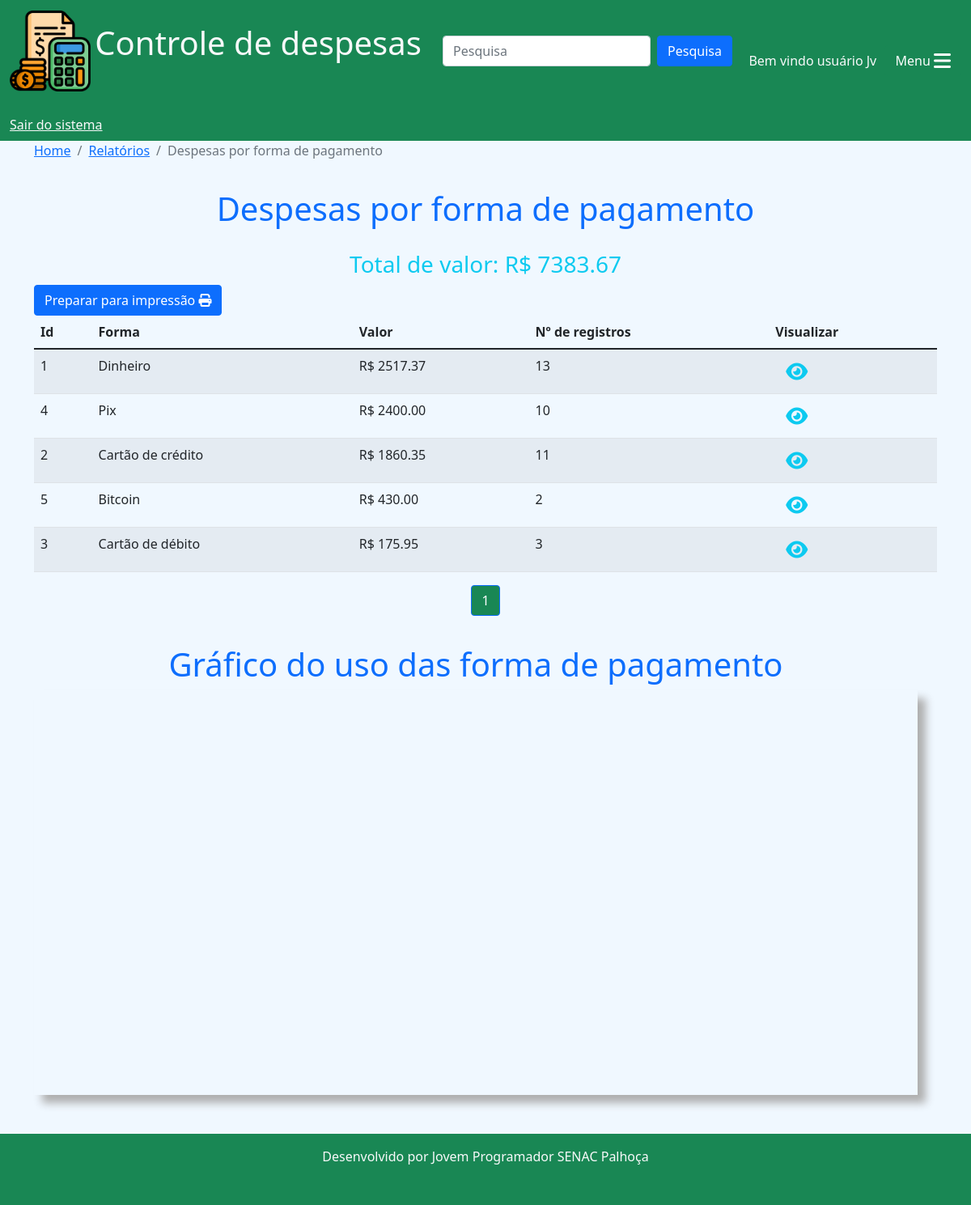
/relatorios/despesas_por_fpag/ (signed in), run on an earlier commit of the app's database.
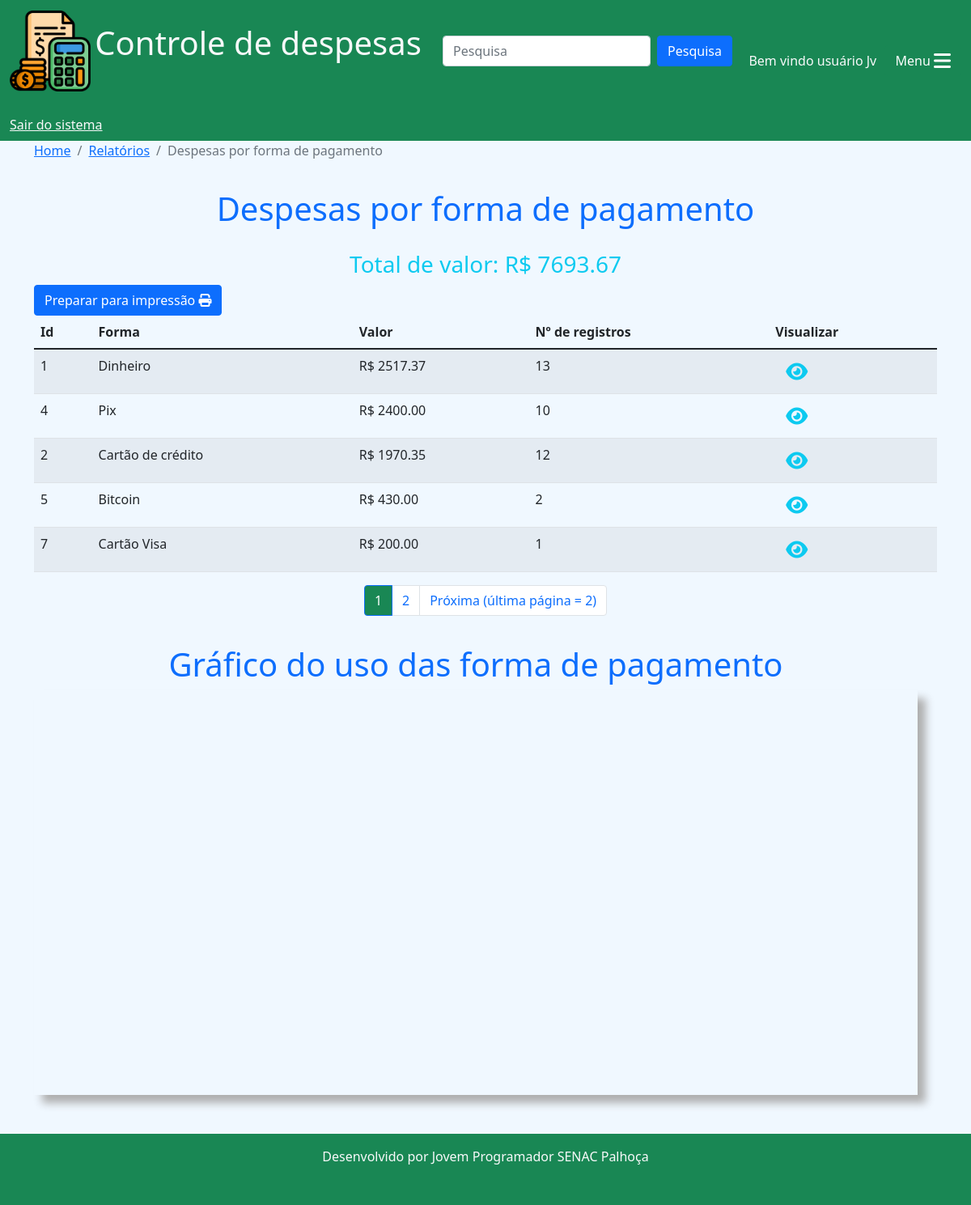
And on a later commit of the database.
### cadastros/models.py (models this page shows, shortened)
class FormaPagamento(models.Model):
    forma = models.CharField(max_length=30)
    padrao = models.BooleanField(default=False)
    usuario = models.ForeignKey(User, on_delete=models.CASCADE, blank=True, null=True)
    ativo = models.BooleanField(default=True)
    class Meta:
        verbose_name = 'Forma de pagamento'
        verbose_name_plural = 'Formas de Pagamento'

### relatorios/views.py (the view)
# urls.py: path('despesas_por_fpag/', views.despesas_por_fpag, name='despesas_por_fpag'),
@login_required(login_url='login')
def despesas_por_fpag(request):
    user = request.user
    despesas = Despesa.objects.all().filter(
        usuario=user
    ).values('fpag__forma', 'fpag').annotate(total=Sum('valor'), count=Count('fpag')).order_by('-total')
    if len(despesas) == 0:
        messages.add_message(request, messages.WARNING, 'Não existem registros para esse usuário')
        return redirect('home')
    total = despesas.aggregate(Sum('total'))
    total = f"{total['total__sum']:.2f}"
    for d in despesas:
        d['tot'] = round(d['total'])
        d['total'] = f'{d["total"]:.2f}'
    des = Despesa.objects.all().filter(
        usuario=user
    ).values('fpag__forma', 'fpag').annotate(total=Sum('valor'), count=Count('fpag')).order_by('-total')
    for d in des:
        d['tot'] = round(d['total'])
    paginator = Paginator(despesas, 5)
    page = request.GET.get('p')
    despesas = paginator.get_page(page)
    return render(request, 'despesas_por_fpag.html', {'despesas':despesas, 'des':des, 'total':total})

### relatorios/templates/despesas_por_fpag.html (shortened to what this page needs)
{% extends 'base.html'%}
{% block 'conteudo'%}
<nav aria-label="breadcrumb">
  <ol class="breadcrumb">
    <li class="breadcrumb-item"><a href="{% url 'home'%}">Home</a></li>
    <li class="breadcrumb-item"><a href="{% url 'relatorios'%}">Relatórios</a></li>
    <li class="breadcrumb-item active" aria-current="page">Despesas por forma de pagamento</li>
  </ol>
</nav>
<h1 style="padding-top: 20px;" class="text-center text-primary">Despesas por forma de pagamento</h1>
<h3 style="padding-top: 20px;" class="text-center text-info">Total de valor: R$ {{total}}</h3>
<a href="{% url 'despesas_por_fpag_print'%}" class="btn btn-primary" target="_blank">Preparar para impressão <i class="fa-solid fa-print"></i></a>
<div class="row">
  <div class="col-12">
    <table class="table table-striped table-hover">
      <thead>
        <tr>
          <th scope="col">Id</th>
          <th scope="col">Forma</th>
          <th scope="col">Valor</th>
          <th scope="col">Nº de registros</th>
          <th scope="col">Visualizar</th>
        </tr>
      </thead>
      <tbody>
        {% for c in despesas%}
        <tr>
            <td>{{c.fpag}}</td>
            <td>{{c.fpag__forma}}</td>
            <td>R$ {{c.total}}</td>
            <td>{{c.count}}</td>
            <td><a href="{% url 'ver_despesas_fpag' c.fpag%}" class="btn" title='Ver despesas'><i class="fa-solid fa-eye text-info fa-xl"></i></a></td>
        </tr>
        {%endfor%}
      </tbody>
    </table>
</div>
<nav aria-label="Page navigation example">
  <ul class="pagination justify-content-center">
    {%for pagina in despesas.paginator.page_range%}
    {%if despesas.number == pagina%}
      <li class="page-item active"><a class="page-link bg-success" href="?p={{pagina}}">{{pagina}}</a></li>
    {% elif despesas.number > pagina|add:'-3'  and despesas.number < pagina|add:'3'%}
      <li class="page-item"><a class="page-link" href="?p={{pagina}}">{{pagina}}</a></li>
    {%endif%}
    {%endfor%}
    {%if despesas.has_next%}
    <li class="page-item">
      <a class="page-link" href="?p={{despesas.next_page_number}}">Próxima (última página = {{despesas.paginator.num_pages}})</a>
    </li>
    {%endif%}
  </ul>
</nav>
    <div class="row">
      <h1 style="padding-top: 20px;" class="text-center text-primary">Gráfico do uso das forma de pagamento</h1>
      <div class="col-12">
        <div id="piechart_3d" style="width: 100%; height: 500px;"></div>
      </div>
    </div>
</div>
{% endblock %}

What changed in the data, as far as the page shows it:
no longer on this page (row unchanged): FormaPagamento: fpag "3", fpag__forma "Cartão de débito", total "175.95", count "3"
computed for FormaPagamento "Cartão de crédito": total "1860.35" → "1970.35"; count "11" → "12"
added FormaPagamento: fpag "7", fpag__forma "Cartão Visa", total "200.00", count "1"
Also different on the page:
{{ total }}: "7383.67" → "7693.67"
{{ despesas.paginator.num_pages }}: (not shown) → "2"
new list line: "2"
text now shown: "Próxima (última página = )"
